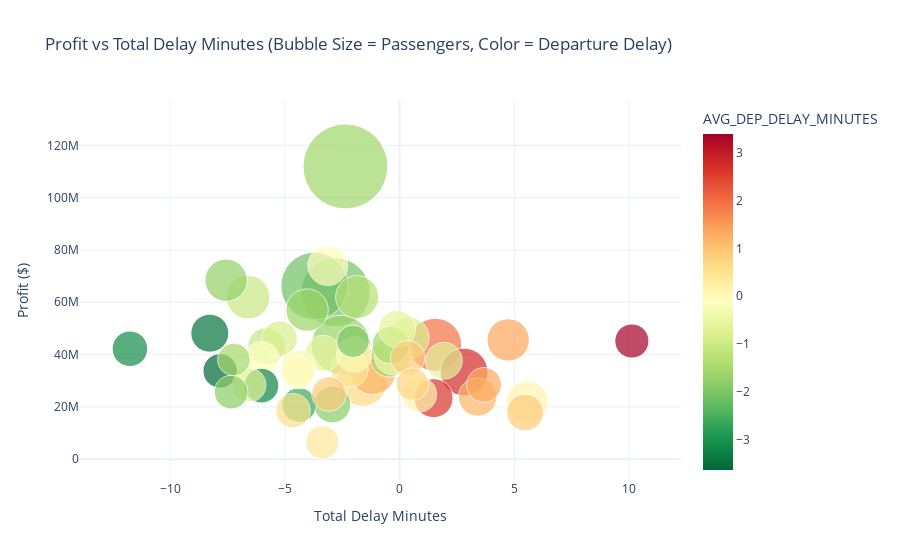

Notebook code cell kept with this figure:
### Code cell
# Filter top 50 by estimated passengers for a meaningful view
top_routes = filtered_df.sort_values(by='ESTIMATED_PASSENGERS', ascending=False).head(50)

fig = px.scatter(
    top_routes,
    x="TOTAL_DELAY_MINUTES",
    y="PROFIT",
    size="ESTIMATED_PASSENGERS",
    color="AVG_DEP_DELAY_MINUTES",
    hover_name="ROUTE_NAME_CITY",
    size_max=60,
    color_continuous_scale="RdYlGn_r",
    title="Profit vs Total Delay Minutes (Bubble Size = Passengers, Color = Departure Delay)"
)

fig.update_layout(
    xaxis_title="Total Delay Minutes",
    yaxis_title="Profit ($)",
    template="plotly_white"
)

fig.show()

### Figure 1 — Plotly figure (JSON) as saved in the notebook; plotly's stock layout.template omitted (floating-point values rounded to 4 significant figures)
{"data": [{"hovertemplate": "<b>%{hovertext}</b><br><br>TOTAL_DELAY_MINUTES=%{x}<br>PROFIT=%{y}<br>ESTIMATED_PASSENGERS=%{marker.size}<br>AVG_DEP_DELAY_MINUTES=%{marker.color}<extra></extra>", "hovertext": ["Honolulu, HI -> Kahului, HI", "Honolulu, HI -> Lihue, HI", "Honolulu, HI -> Kona, HI", "Hilo, HI -> Honolulu, HI", "Burbank, CA -> Oakland, CA", "Burbank, CA -> San Jose, CA", "Burbank, CA -> Las Vegas, NV", "Burbank, CA -> Sacramento, CA", "Atlanta, GA -> Pensacola, FL", "Dallas/Fort Worth, TX -> Fayetteville, AR", "Fresno, CA -> Los Angeles, CA", "Charlotte, NC -> Myrtle Beach, SC", "Aspen, CO -> Denver, CO", "Pasco/Kennewick/Richland, WA -> Seattle, WA", "Dallas/Fort Worth, TX -> Midland/Odessa, TX", "Charlotte, NC -> Wilmington, NC", "Burbank, CA -> Phoenix, AZ", "Abilene, TX -> Dallas/Fort Worth, TX", "Chicago, IL -> Grand Rapids, MI", "San Francisco, CA -> Santa Barbara, CA", "Baton Rouge, LA -> Houston, TX", "Charlotte, NC -> Jacksonville/Camp Lejeune, NC", "Atlanta, GA -> Panama City, FL", "Baton Rouge, LA -> Dallas/Fort Worth, TX", "Dallas/Fort Worth, TX -> Killeen, TX", "Dallas/Fort Worth, TX -> Shreveport, LA", "Bend/Redmond, OR -> Seattle, WA", "Palm Springs, CA -> Seattle, WA", "West Palm Beach/Palm Beach, FL -> White Plains, NY", "Grand Forks, ND -> Minneapolis, MN", "Detroit, MI -> Elmira/Corning, NY", "Akron, OH -> Charlotte, NC", "Palm Springs, CA -> San Francisco, CA", "Aspen, CO -> Los Angeles, CA", "Atlanta, GA -> Grand Rapids, MI", "Dallas/Fort Worth, TX -> El Paso, TX", "Key West, FL -> Miami, FL", "Medford, OR -> Portland, OR", "Washington, DC -> White Plains, NY", "Harlingen/San Benito, TX -> Houston, TX", "Dallas/Fort Worth, TX -> San Angelo, TX", "Albany, NY -> Baltimore, MD", "Aspen, CO -> Chicago, IL", "Dallas, TX -> Midland/Odessa, TX", "Atlanta, GA -> Melbourne, FL", "Long Beach, CA -> Sacramento, CA", "Minneapolis, MN -> Minot, ND", "Charlotte, NC -> Pensacola, FL", "Charlotte, NC -> New Bern/Morehead/Beaufort, NC", "Houston, TX -> Midland/Odessa, TX"], "legendgroup": "", "marker": {"color": [-1.59, -2.04, -2.12, -1.66, 1.93, 0.68, 2.77, 1.2, -1.03, -1.3, -1.61, -1.72, 1.36, 0.1, -0.81, -0.07, 2.62, -1.48, 1.19, -0.42, -3.46, 0.49, -1.07, -1.52, -0.57, -0.64, 0.86, -1.83, -0.58, -0.78, -3.11, -0.24, 0.12, -0.02, -0.12, 1.31, -3.21, -2.61, 0.86, 0.88, -3.63, 0.58, 3.39, -0.64, -1.81, 0.37, -0.03, 0.71, -1.52, -1.95], "coloraxis": "coloraxis", "size": [620900.0, 410800.0, 391008, 302900.0, 242800.0, 210100.0, 196700.0, 187100.0, 165000.0, 160000.0, 155100.0, 155010, 154800.0, 151318, 148600.0, 137734, 131000.0, 127900.0, 126752, 125000.0, 124542, 121300.0, 120500.0, 120200.0, 118700.0, 117200.0, 116900.0, 116000.0, 111300.0, 109200.0, 109100.0, 107900.0, 107300.0, 107000.0, 105670, 104780, 104014, 102752, 102400.0, 102246, 102000.0, 101800.0, 100500.0, 99150.0, 97742, 96264, 94960.0, 92910.0, 92730.0, 91580.0], "sizemode": "area", "sizeref": 172.5, "symbol": "circle"}, "mode": "markers", "name": "", "orientation": "v", "showlegend": false, "type": "scatter", "x": [-2.36, -2.79, -3.71, -2.55, 1.55, -1.61, 2.81, -1.17, -6.6, -1.85, -4.03, -7.56, 4.73, 5.56, 0.38, -3.13, 1.48, -0.45, 3.4, -0.28, -8.27, -2.18, -5.8, -0.39, -0.11, 1.93, 5.47, -2.93, -3.33, -5.23, -11.75, -4.42, 0.85, -1.98, -6.01, 3.68, -6.02, -4.38, 0.35, -3.08, -7.82, -4.64, 10.12, -6.56, -7.34, -3.37, -4.41, 0.56, -7.22, -2.03], "xaxis": "x", "y": [111900000.0, 63800000.0, 66280000.0, 43710000.0, 43740000.0, 29640000.0, 33320000.0, 33600000.0, 61930000.0, 61990000.0, 57020000.0, 68440000.0, 45620000.0, 21970000.0, 46440000.0, 74030000.0, 23350000.0, 38780000.0, 23780000.0, 39550000.0, 48180000.0, 34540000.0, 43150000.0, 43640000.0, 49830000.0, 37640000.0, 17870000.0, 20870000.0, 40510000.0, 46080000.0, 42230000.0, 35020000.0, 24740000.0, 40030000.0, 38330000.0, 28430000.0, 28130000.0, 20710000.0, 38730000.0, 24940000.0, 33770000.0, 18550000.0, 45190000.0, 28380000.0, 25630000.0, 6452000.0, 33260000.0, 28710000.0, 38130000.0, 45060000.0], "yaxis": "y"}], "layout": {"coloraxis": {"colorbar": {"title": {"text": "AVG_DEP_DELAY_MINUTES"}}, "colorscale": [[0, "rgb(0,104,55)"], [0.1, "rgb(26,152,80)"], [0.2, "rgb(102,189,99)"], [0.3, "rgb(166,217,106)"], [0.4, "rgb(217,239,139)"], [0.5, "rgb(255,255,191)"], [0.6, "rgb(254,224,139)"], [0.7, "rgb(253,174,97)"], [0.8, "rgb(244,109,67)"], [0.9, "rgb(215,48,39)"], [1, "rgb(165,0,38)"]]}, "legend": {"itemsizing": "constant", "tracegroupgap": 0}, "title": {"text": "Profit vs Total Delay Minutes (Bubble Size = Passengers, Color = Departure Delay)"}, "xaxis": {"anchor": "y", "domain": [0, 1], "title": {"text": "Total Delay Minutes"}}, "yaxis": {"anchor": "x", "domain": [0, 1], "title": {"text": "Profit ($)"}}}}
